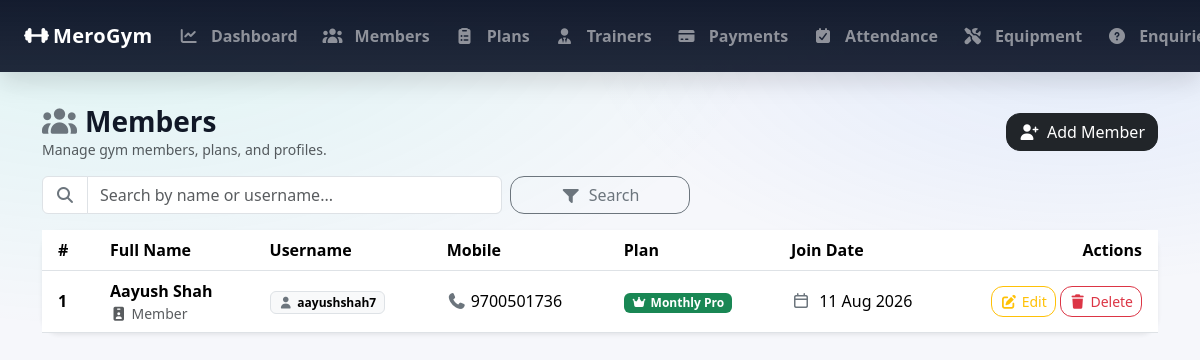
The page /admin_members/ (signed in) on the database as committed earlier.
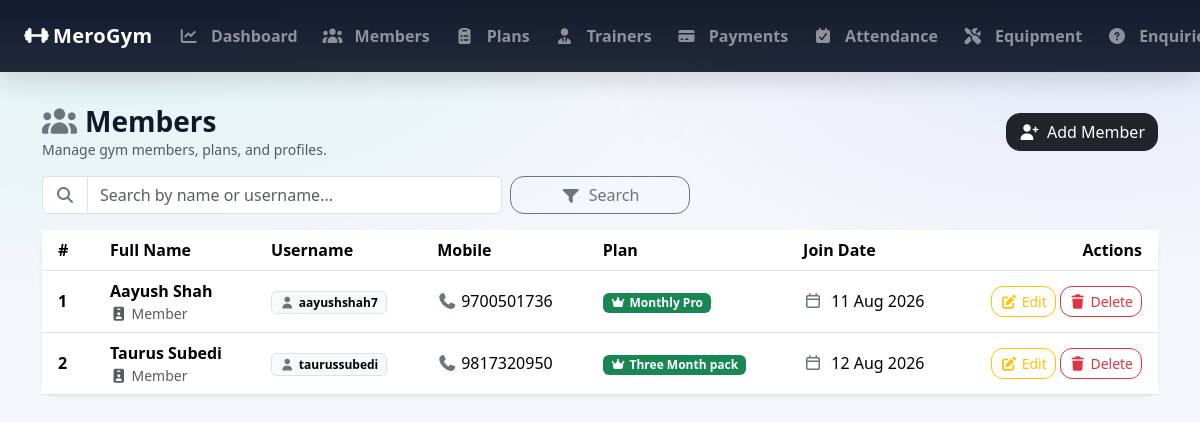
The same page on the database as committed later.
### GymApp/models.py (models this page shows, shortened)
class MemberProfile(models.Model):
    GENDER_CHOICES = (
        ('MALE', 'Male'),
        ('FEMALE', 'Female'),
        ('OTHER', 'Other'),
    )
    user = models.OneToOneField(settings.AUTH_USER_MODEL, on_delete=models.CASCADE, related_name='member_profile')
    full_name = models.CharField(max_length=100)
    mobile = models.CharField(max_length=15)
    age = models.PositiveIntegerField(null=True, blank=True)
    gender = models.CharField(max_length=10, choices=GENDER_CHOICES, null=True, blank=True)
    address = models.TextField(blank=True)
    join_date = models.DateField(default=timezone.now)
    plan = models.ForeignKey(MembershipPlan,
                             on_delete=models.SET_NULL, # If plan is deleted, set to null
                             null=True, blank=True,
                             related_name='members'
                             )
    trainer = models.ForeignKey(
        Trainer,
        on_delete=models.SET_NULL,  # If trainer is deleted, set to null
        null=True, blank=True,
        related_name='members' # access members via trainer.members
    )
    membership_start = models.DateField(null=True, blank=True)
    membership_end = models.DateField(null=True, blank=True)

class User(AbstractUser):
    ROLE_CHOICES = [
        ('ADMIN', 'Admin'),
        ('MEMBER', 'Member'),
    ]
    role = models.CharField(max_length=20, choices=ROLE_CHOICES, default='MEMBER')

class MembershipPlan(models.Model):
    name = models.CharField(max_length=100)
    duration_months = models.PositiveIntegerField()
    fee = models.PositiveIntegerField()
    description = models.TextField(blank=True)

### GymApp/views.py (the view)
    def wrapper(request, *args, **kwargs):
        if not request.user.is_authenticated or getattr(request.user, 'role', None) != 'ADMIN':
            messages.error(request, 'You must be logged in as an admin to access this page.')
            return redirect('admin_login')  # Redirect to the admin login page
        return view_func(request, *args, **kwargs)

### GymApp/views.py (called while the page is built)
def admin_required(view_func):
    def wrapper(request, *args, **kwargs):
        if not request.user.is_authenticated or getattr(request.user, 'role', None) != 'ADMIN':
            messages.error(request, 'You must be logged in as an admin to access this page.')
            return redirect('admin_login')  # Redirect to the admin login page
        return view_func(request, *args, **kwargs)
    return wrapper

@admin_required
def admin_members_list(request):
    search = request.GET.get('search', '')
    members = MemberProfile.objects.all().select_related('user', 'plan')
    if search:
        members = members.filter(full_name__icontains=search)
    return render(request, 'admin_members_list.html', {'members': members, 'search' : search})

### GymApp/templates/admin_members_list.html (shortened to what the changed rows need)
{% extends 'base.html' %}
{% block content %}
<div class="card border-0 shadow-sm" style="border-radius:18px;">
    <div class="card-body p-0">
        <div class="table-responsive">
            <table class="table table-hover align-middle mb-0">
                <thead style="background: rgba(15,23,42,.98); color: #fff;">
                <tr>
                    <th class="ps-3" style="width:60px;">#</th>
                    <th>Full Name</th>
                    <th>Username</th>
                    <th>Mobile</th>
                    <th>Plan</th>
                    <th>Join Date</th>
                    <th class="text-end pe-3" style="width:190px;">Actions</th>
                </tr>
                </thead>
                <tbody>
                {% for m in members %}
                    <tr>
                        <td class="ps-3 fw-semibold">{{ forloop.counter }}</td>
                        <td>
                            <div class="fw-semibold">{{ m.full_name }}</div>
                            <div class="small text-muted">
                                <i class="fa-solid fa-id-badge me-1"></i>Member
                            </div>
                        </td>
                        <td>
                            <span class="badge text-bg-light border">
                                <i class="fa-solid fa-user me-1 text-secondary"></i>{{ m.user.username }}
                            </span>
                        </td>
                        <td>
                            {% if m.mobile %}
                                <span class="text-nowrap">
                                    <i class="fa-solid fa-phone me-1 text-secondary"></i>{{ m.mobile }}
                                </span>
                            {% else %}
                                <span class="text-muted">-</span>
                            {% endif %}
                        </td>
                        <td>
                            {% if m.plan %}
                                <span class="badge text-bg-success">
                                    <i class="fa-solid fa-crown me-1"></i>{{ m.plan.name }}
                                </span>
                            {% else %}
                                <span class="text-muted">-</span>
                            {% endif %}
                        </td>
                        <td class="text-nowrap">
                            {% if m.join_date %}
                                <i class="fa-regular fa-calendar me-1 text-secondary"></i>
                                {{ m.join_date|date:"d M Y" }}
                            {% else %}
                                <span class="text-muted">-</span>
                            {% endif %}
                        </td>
                        <td class="text-end pe-3">
                            <a href="{% url 'admin_member_edit' m.id %}"
                               class="btn btn-sm btn-outline-warning"
                               style="border-radius:12px;">
                                <i class="fa-solid fa-pen-to-square me-1"></i>Edit
                            </a>
                            <form action="{% url 'admin_member_delete' m.id %}" method="post"
                                  class="d-inline-block">
                                <button type="submit"
                                        class="btn btn-sm btn-outline-danger"
                                        style="border-radius:12px;"
                                        onclick="return confirm('Delete this member?')">
                                    <i class="fa-solid fa-trash me-1"></i>Delete
                                </button>
                            </form>
                        </td>
                    </tr>
                {% endfor %}
                </tbody>
            </table>
        </div>
    </div>
</div>
{% endblock %}

Rows that differ between the two databases and show on the page:
added MemberProfile: full_name "Taurus Subedi", user.username "taurussubedi", mobile "9817320950", plan.name "Three Month pack", join_date "12 Aug 2026"
